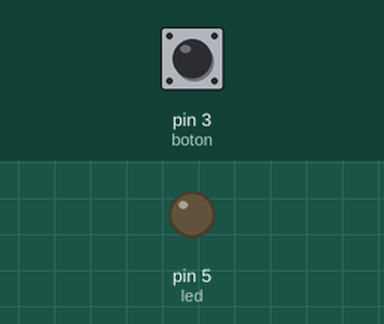
This program was run on a simulated Arduino Uno, built with avr-gcc and run on an emulated ATmega328P. Shown: output pins drawn as LEDs (lit = HIGH). Dashed ring = blinking. The test bench sets the inputs (shaded band); at power-on: pin 3 (boton) HIGH.

Above: at 1.2 s.
1.3 s: pin 3 (boton) pulled LOW for 1 s
At 1.45 s:
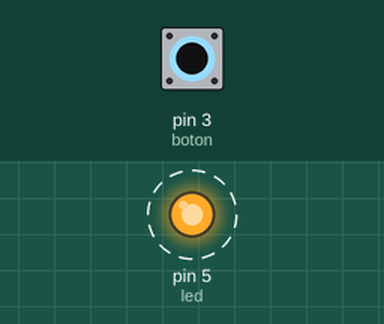
3.8 s: pin 3 (boton) pulled LOW for 0.15 s
At 4.2 s:
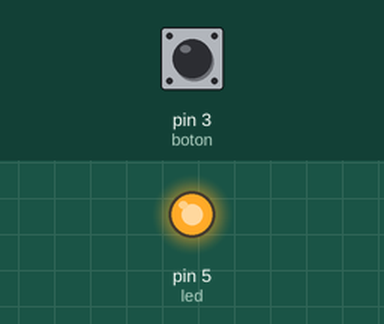
5.4 s: pin 3 (boton) pulled LOW for 3.2 s
At 8.9 s:
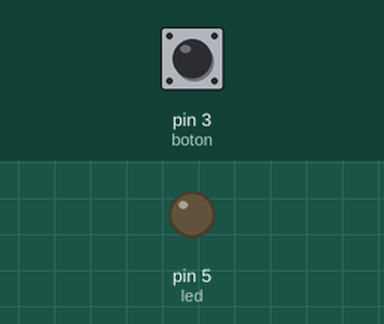
Timing chart, 0 to 10.4 s (numbered marks = the images above; inputs shaded):
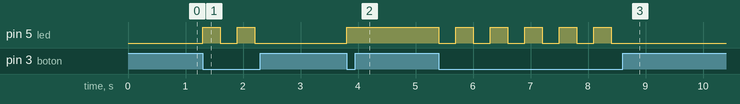

Measured:
- after the input at 1.3 s, pin 5 (led): alternates HIGH for 0.30 s and LOW for 0.30 s, 4 changes in all, then stays LOW, starting at once
- after the input at 3.8 s, pin 5 (led): LOW → HIGH at once
- after the input at 5.4 s, pin 5 (led): alternates HIGH for 0.30 s and LOW for 0.30 s, 11 changes in all, then stays LOW, starting at once

The program:

main.cpp
```cpp
#include <Arduino.h>
#define led 5
#define boton 3

void setup() {
  // put your setup code here, to run once:
  Serial.begin(9600);
  //pinMode(boton,INPUT); //pull up externo
  pinMode(boton,INPUT_PULLUP); //pull up interno si es que la aplicacion no tiene mucho ruido externo
  pinMode(led,OUTPUT);
}

void loop() {
  // put your main code here, to run repeatedly:
  bool estado_pulsador= digitalRead(3);
  String estado;

  // if(estado_pulsador == true){
  //   estado = "APAGADO";
  //   digitalWrite(5,LOW);
  // }else{
  //   estado = "PRESIONADO";
  //   digitalWrite(5,HIGH);
  // }
  // Serial.println(estado);

  if(estado_pulsador == false){
    if(digitalRead(led)){
      digitalWrite(led,LOW);
      delay(300);  //antirebote
    }else{
      digitalWrite(led,HIGH);
      delay(300);
    }
  }

}
```
